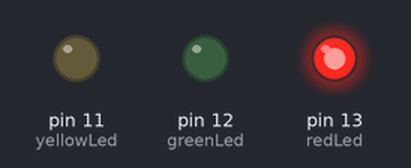
Simulated run of this sketch. Board: Arduino Uno, built with avr-gcc and run on an emulated ATmega328P. Shown: output pins drawn as LEDs (lit = HIGH).

Above: at 1.5 s.
At 5.0 s:
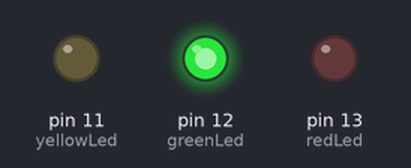
At 7.5 s:
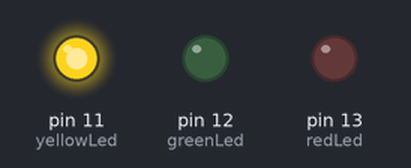
Timing chart, 0 to 10.4 s (numbered marks = the images above):
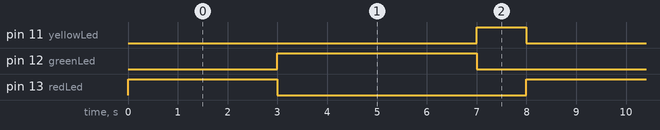

The sketch:

Blink.ino
```cpp
// Define LED pins
int redLed = 13;
int greenLed = 12;
int yellowLed = 11;

void setup() {
  pinMode(redLed, OUTPUT);
  pinMode(greenLed, OUTPUT);
  pinMode(yellowLed, OUTPUT);
}

void loop() {

  // Red light - 3 seconds
  digitalWrite(redLed, HIGH);
  digitalWrite(greenLed, LOW);
  digitalWrite(yellowLed, LOW);
  delay(3000);

  // Green light - 4 seconds
  digitalWrite(redLed, LOW);
  digitalWrite(greenLed, HIGH);
  digitalWrite(yellowLed, LOW);
  delay(4000);

  // Yellow light - 1 second
  digitalWrite(redLed, LOW);
  digitalWrite(greenLed, LOW);
  digitalWrite(yellowLed, HIGH);
  delay(1000);
}
```

Measured:
- by itself, pin 11 (yellowLed): alternates HIGH for 1.0 s and LOW for 7.0 s
- by itself, pin 12 (greenLed): alternates HIGH for 4.0 s and LOW for 4.0 s
- by itself, pin 13 (redLed): alternates HIGH for 3.0 s and LOW for 5.0 s
